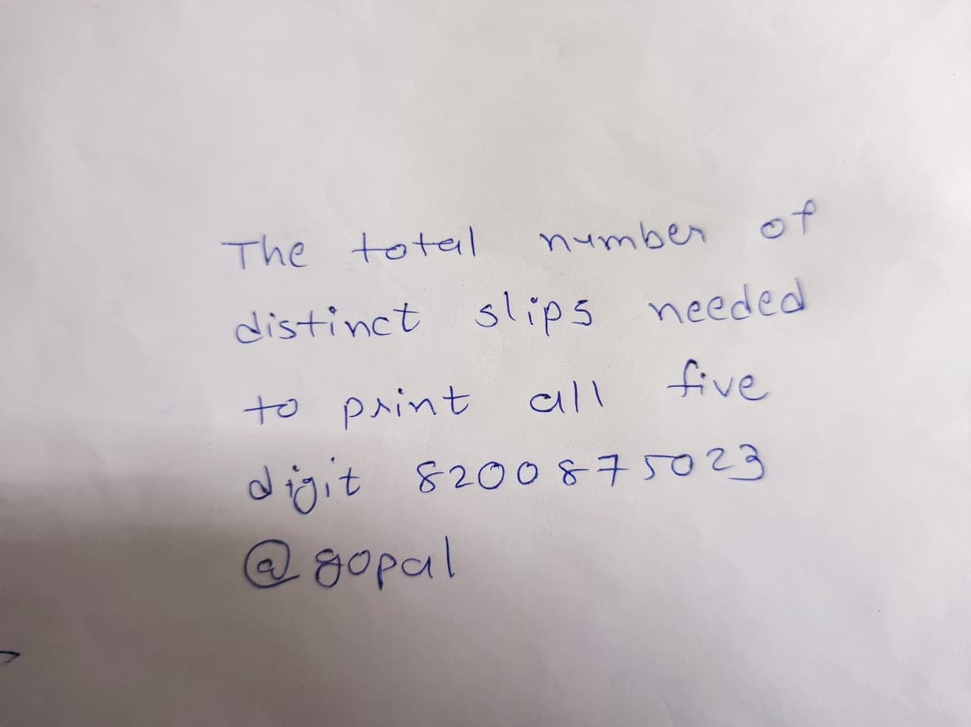
#> input picture preprocessing/photos/i4.jpeg, 971 x 727 px, shrunk from 1160 x 868 before the run, found by its file name
$ python image_processing.py
#> lines starting #> are read from the running program, lines starting #| are printed output that depends on the picture; after the words box and inside, x2 and y2 are one past the last pixel; in counts of white or black regions, pixels touching at a corner belong together
# -*- coding: utf-8 -*-
"""image_processing.ipynb

Automatically generated by Colab.

Original file is located at
    https://colab.research.google.com/drive/1bs1Xmtj_uZFAZ_cCJpS2i92iqjPHrcvx
"""

# !pip install Pillow
# !pip install opencv-python
# !pip install numpy
# !pip install matplotlib

import cv2
import numpy as np
from PIL import Image
from matplotlib import pyplot as plt

def split_bw_image_into_valid_lines(
    bw_image,
    min_height=12,
    min_black_ratio=0.01
):
    img = np.array(bw_image)

    # Ensure grayscale
    if len(img.shape) == 3:
        img = img[:, :, 0]

    h, w = img.shape

    # Row contains text if black pixel exists
    row_has_text = np.any(img < 255, axis=1)

    lines = []
    start = None

    for i, has_text in enumerate(row_has_text):
        if has_text and start is None:
            start = i
        elif not has_text and start is not None:
            line = img[start:i, :]

            # ---- FILTERS ----
            height = i - start
            black_pixels = np.sum(line < 255)
            black_ratio = black_pixels / (line.size)

            if height >= min_height and black_ratio >= min_black_ratio:
                lines.append(Image.fromarray(line))

            start = None

    # Last line
    if start is not None:
        line = img[start:h, :]
        height = h - start
        black_pixels = np.sum(line < 255)
        black_ratio = black_pixels / (line.size)

        if height >= min_height and black_ratio >= min_black_ratio:
            lines.append(Image.fromarray(line))

    return lines

def convert_image_to_black_and_white(image):
    img = np.array(image)

    # Convert to grayscale
    gray = cv2.cvtColor(img, cv2.COLOR_RGB2GRAY)

    # Convert to BLACK & WHITE (best for handwriting)
    bw = cv2.adaptiveThreshold(
        gray,
        255,
        cv2.ADAPTIVE_THRESH_GAUSSIAN_C,
        cv2.THRESH_BINARY,
        25,
        15
    )

    return Image.fromarray(bw)

# Load image
image = Image.open("../photos/i4.jpeg").convert("RGB")
#> image is the input picture: PIL image 971x727 RGB; mean R, G, B 196, 189.9, 191.3

image = convert_image_to_black_and_white(image)
#> in convert_image_to_black_and_white, `bw = cv2.adaptiveThreshold( gray, 255, cv2.ADAPTIVE_THRESH_GAUSSIAN_C,..`:
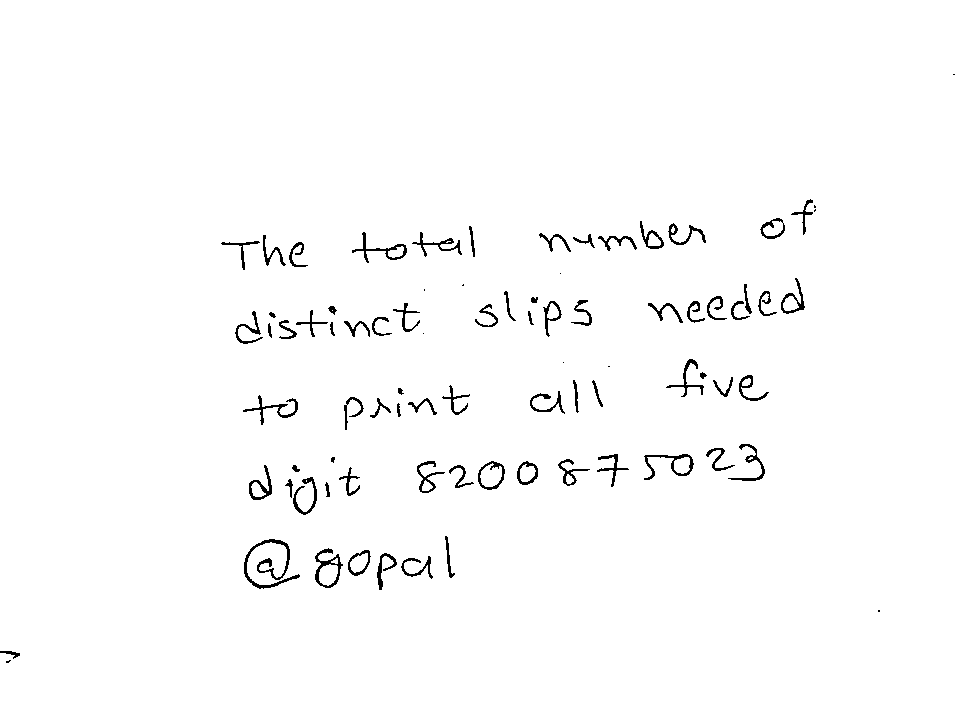
#> bw: shape (727, 971); 98.4% white; black in thin lines or dots, all inside (x1, y1, x2, y2) = (0, 74, 955, 663)


# Show black & white image
plt.imshow(image, cmap="gray")
plt.axis("off")
plt.show()

lines = split_bw_image_into_valid_lines(image)
#> the loop in split_bw_image_into_valid_lines, `for i, has_text in enumerate(row_has_text):` made 727 passes
#> (height, black_pixels, black_ratio) on passes 76, 271, 275, 345, 431, 516, 591, 613, 660, 664: (1, 2, 0.00206), (71, 2209, 0.032), (1, 1, 0.00103), (66, 2597, 0.0405), (71, 1818, 0.0264), (71, 2700, 0.0392), (54, 1660, 0.0317), (2, 4, 0.00206), (8, 64, 0.00824), (3, 9, 0.00309)
#> after the loop in split_bw_image_into_valid_lines, `for i, has_text in enumerate(row_has_text):`: black_pixels = 9; black_ratio = 0.00309; height = 3; lines = 5 items
#> lines = 5 items

print("Lines with text:", len(lines))
#| Lines with text: 5

print("Lines detected:", len(lines))
#| Lines detected: 5

for i, line in enumerate(lines):
    plt.imshow(line, cmap="gray")
    plt.axis("off")
    plt.title(f"Line {i+1}")
    plt.show()
#> this loop made 5 passes
#> pass 1, `plt.show()`:
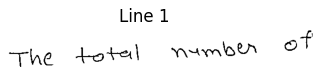
#> figure drawn by matplotlib, 1 panel
#> pass 2, `plt.show()`:
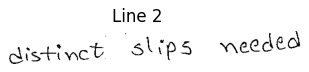
#> figure drawn by matplotlib, 1 panel

$ run again, with preprocessing/photos/i1.jpeg copied over preprocessing/photos/i4.jpeg
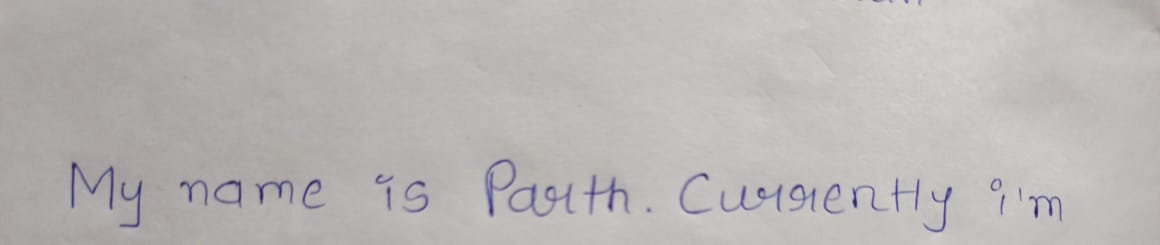
#> input picture preprocessing/photos/i1.jpeg, 1160 x 245 px, found by its file name
#> image is the input picture: PIL image 1160x245 RGB; mean R, G, B 185.7, 182.2, 181.3
#> in convert_image_to_black_and_white, `bw = cv2.adaptiveThreshold( gray, 255, cv2.ADAPTIVE_THRESH_GAUSSIAN_C,..`:
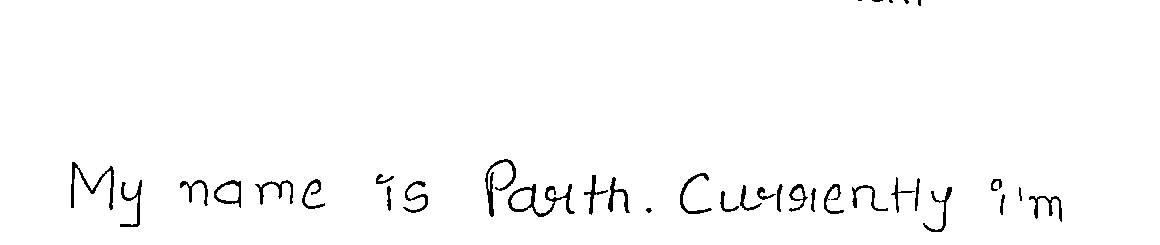
#> bw: shape (245, 1160); 98% white; 35 black regions (5 under 20 px), largest, box (x1, y1, x2, y2) and area: (508, 184, 575, 217) 564, (71, 162, 114, 210) 424, (485, 159, 516, 217) 407
#> the loop in split_bw_image_into_valid_lines, `for i, has_text in enumerate(row_has_text):` made 245 passes
#> (has_text, height, black_pixels, black_ratio) on pass 7: (False, 6, 62, 0.00891)
#> after the loop in split_bw_image_into_valid_lines, `for i, has_text in enumerate(row_has_text):`:
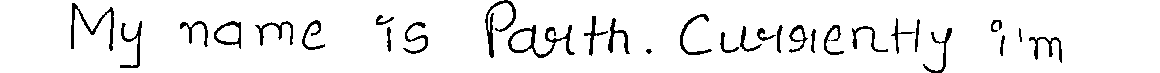
#> line: shape (73, 1160); 93.5% white; 30 black regions, largest, box (x1, y1, x2, y2) and area: (508, 25, 575, 58) 564, (71, 3, 114, 51) 424, (485, 0, 516, 58) 407
#> after the loop in split_bw_image_into_valid_lines, `for i, has_text in enumerate(row_has_text):`: black_pixels = 5490; black_ratio = 0.0648; height = 73; lines = 1 item
#| Lines with text: 1
#| Lines detected: 1
#> the loop `for i, line in enumerate(lines):` made 1 pass

$ run again, with preprocessing/photos/i2.jpeg copied over preprocessing/photos/i4.jpeg
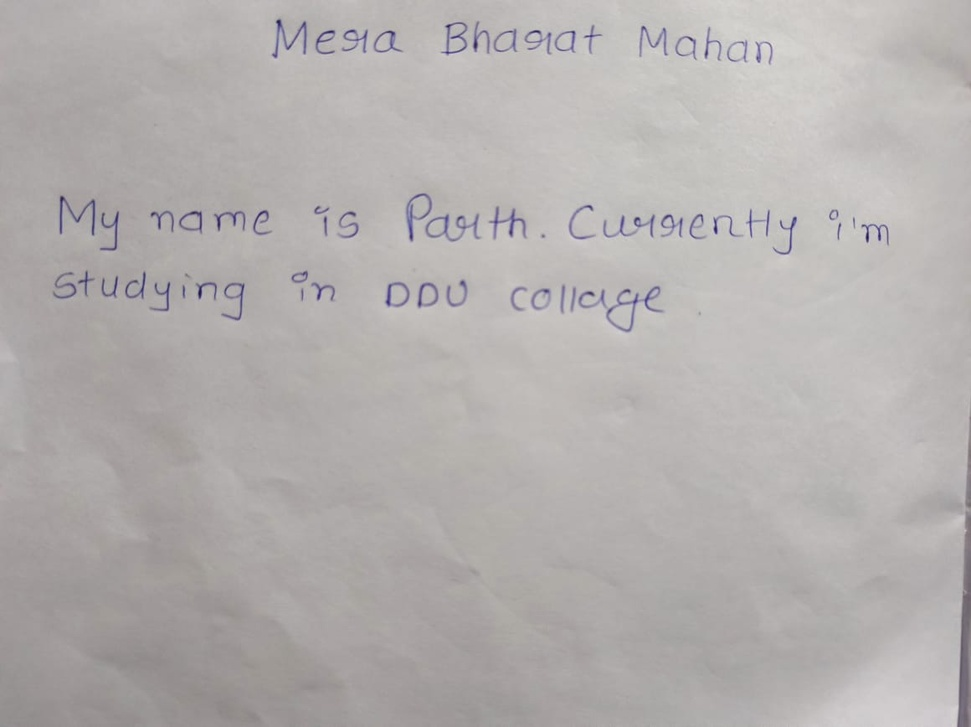
#> input picture preprocessing/photos/i2.jpeg, 971 x 727 px, shrunk from 1160 x 868 before the run, found by its file name
#> image is the input picture: PIL image 971x727 RGB; mean R, G, B 179.5, 175.5, 174.7
#> in convert_image_to_black_and_white, `bw = cv2.adaptiveThreshold( gray, 255, cv2.ADAPTIVE_THRESH_GAUSSIAN_C,..`:
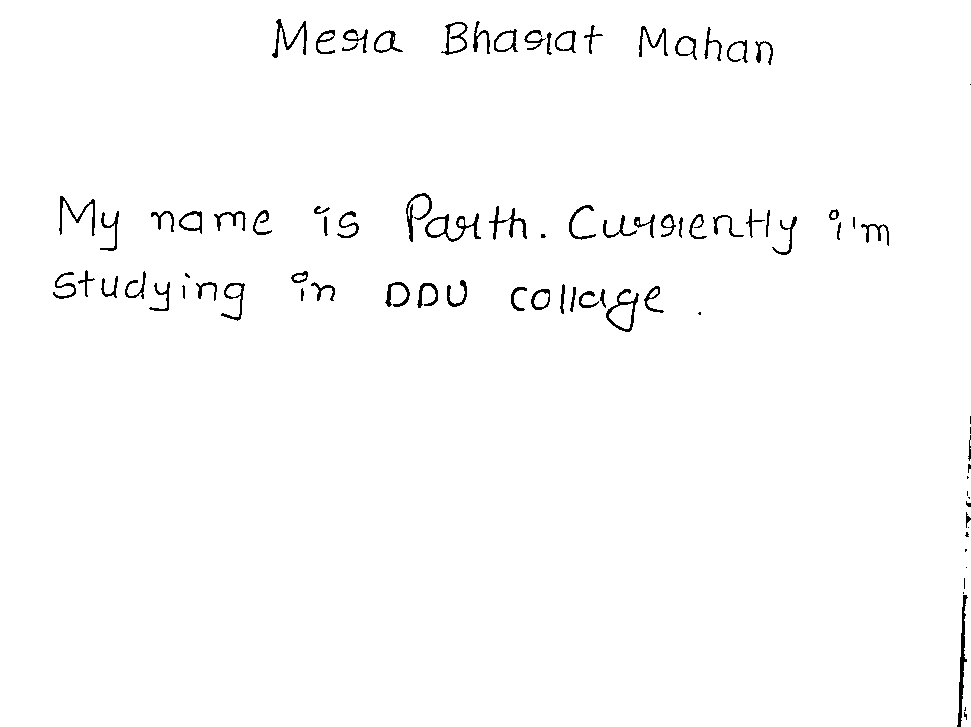
#> bw: shape (727, 971); 98.5% white; black in thin lines or dots
#> the loop in split_bw_image_into_valid_lines, `for i, has_text in enumerate(row_has_text):` made 727 passes
#> (height, black_pixels, black_ratio) on passes 66, 86, 256, 333, 425, 435, 462, 474: (46, 2759, 0.0618), (1, 1, 0.00103), (62, 4047, 0.0672), (62, 3042, 0.0505), (8, 8, 0.00103), (7, 7, 0.00103), (26, 40, 0.00158), (9, 18, 0.00206)
#> after the loop in split_bw_image_into_valid_lines, `for i, has_text in enumerate(row_has_text):`: black_pixels = 2; black_ratio = 0.00103; height = 2; lines = 3 items; start = 595
#> line: shape (132, 971); 99.6% white; 3 black regions (2 under 20 px), largest, box (x1, y1, x2, y2) and area: (957, 0, 968, 132) 471
#> in split_bw_image_into_valid_lines, `height = h - start`: height = 132
#> in split_bw_image_into_valid_lines, `black_pixels = np.sum(line < 255)`: black_pixels = 490
#> in split_bw_image_into_valid_lines, `black_ratio = black_pixels / (line.size)`: black_ratio = 0.00382
#> `lines = split_bw_image_into_valid_lines(image)`: lines = 3 items
#| Lines with text: 3
#| Lines detected: 3
#> the loop `for i, line in enumerate(lines):` made 3 passes
#> pass 2, `plt.show()`:
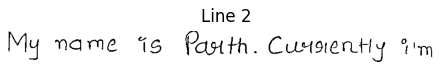
#> figure drawn by matplotlib, 1 panel

$ run again, with preprocessing/photos/i3.jpeg copied over preprocessing/photos/i4.jpeg
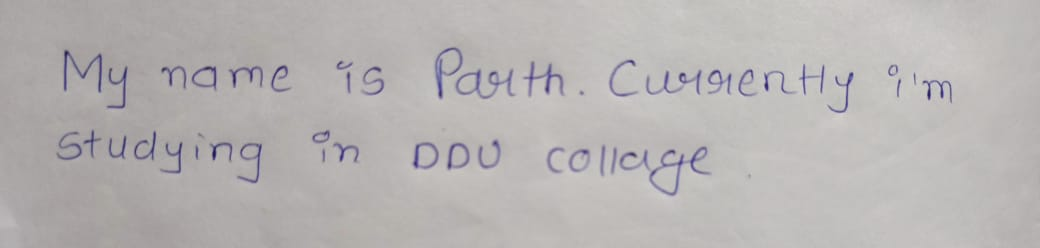
#> input picture preprocessing/photos/i3.jpeg, 1040 x 248 px, found by its file name
#> image is the input picture: PIL image 1040x248 RGB; mean R, G, B 183.1, 179.7, 179.4
#> in convert_image_to_black_and_white, `bw = cv2.adaptiveThreshold( gray, 255, cv2.ADAPTIVE_THRESH_GAUSSIAN_C,..`:
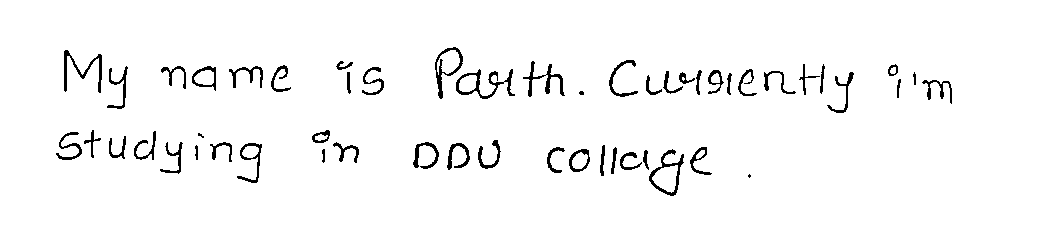
#> bw: shape (248, 1040); 96.9% white; 53 black regions (3 under 20 px), largest, box (x1, y1, x2, y2) and area: (456, 69, 515, 99) 460, (649, 149, 684, 196) 378, (64, 50, 102, 93) 375
#> the loop in split_bw_image_into_valid_lines, `for i, has_text in enumerate(row_has_text):` made 248 passes
#> (height, black_pixels, black_ratio) on passes 114, 197: (66, 4590, 0.0669), (66, 3456, 0.0503)
#> after the loop in split_bw_image_into_valid_lines, `for i, has_text in enumerate(row_has_text):`: black_pixels = 3456; black_ratio = 0.0503; height = 66; lines = 2 items
#| Lines with text: 2
#| Lines detected: 2
#> the loop `for i, line in enumerate(lines):` made 2 passes
#> pass 1, `plt.show()`:
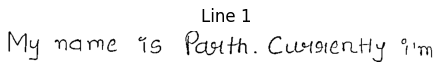
#> figure drawn by matplotlib, 1 panel
